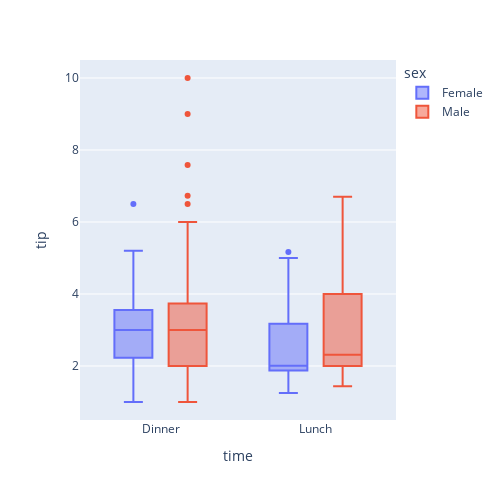

Here is the notebook cell this chart was saved with:
### Markdown cell above
`-` 예시1: y=`'tip'`, x=`'time'`, color=`'sex'`

### Code cell
df.plot.box(backend='plotly',x='time',y='tip',color='sex',width=500,height=500)

### Figure 1 — Plotly figure (JSON) as saved in the notebook; plotly's stock layout.template omitted (floating-point values rounded to 4 significant figures; data arrays with more than 128 entries replaced by an {"elided": "..."} marker saying what was removed)
{"data": [{"alignmentgroup": "True", "hovertemplate": "sex=Female<br>time=%{x}<br>tip=%{y}<extra></extra>", "legendgroup": "Female", "marker": {"color": "#636efa"}, "name": "Female", "notched": false, "offsetgroup": "Female", "orientation": "v", "showlegend": true, "type": "box", "x": ["Dinner", "Dinner", "Dinner", "Dinner", "Dinner", "Dinner", "Dinner", "Dinner", "Dinner", "Dinner", "Dinner", "Dinner", "Dinner", "Dinner", "Dinner", "Dinner", "Dinner", "Dinner", "Dinner", "Dinner", "Dinner", "Lunch", "Lunch", "Dinner", "Dinner", "Dinner", "Dinner", "Dinner", "Dinner", "Dinner", "Dinner", "Dinner", "Dinner", "Dinner", "Dinner", "Lunch", "Lunch", "Lunch", "Lunch", "Lunch", "Lunch", "Lunch", "Lunch", "Lunch", "Lunch", "Lunch", "Lunch", "Lunch", "Lunch", "Lunch", "Lunch", "Lunch", "Lunch", "Lunch", "Lunch", "Lunch", "Lunch", "Dinner", "Dinner", "Dinner", "Dinner", "Dinner", "Dinner", "Dinner", "Dinner", "Dinner", "Dinner", "Lunch", "Lunch", "Lunch", "Lunch", "Lunch", "Lunch", "Lunch", "Dinner", "Dinner", "Dinner", "Dinner", "Dinner", "Lunch", "Lunch", "Lunch", "Lunch", "Dinner", "Dinner", "Dinner", "Dinner"], "x0": " ", "xaxis": "x", "y": [1.01, 3.61, 5, 3.02, 1.67, 3.5, 2.75, 2.23, 3, 3, 2.45, 3.07, 2.6, 5.2, 1.5, 2.47, 1, 3, 3.14, 5, 2.2, 1.83, 5.17, 1, 4.3, 3.25, 2.5, 3, 2.5, 3.48, 4.08, 4, 1, 4, 3.5, 1.5, 1.8, 2.92, 1.68, 2.52, 4.2, 2, 2, 2.83, 1.5, 2, 3.25, 1.25, 2, 2, 2.75, 3.5, 5, 2.3, 1.5, 1.36, 1.63, 5.14, 3.75, 2.61, 2, 3, 1.61, 2, 4, 3.5, 3.5, 4.19, 5, 2, 2.01, 2, 2.5, 3.23, 2.23, 2.5, 6.5, 1.1, 3.09, 3.48, 3, 2.5, 2, 2.88, 4.67, 2, 3], "y0": " ", "yaxis": "y"}, {"alignmentgroup": "True", "hovertemplate": "sex=Male<br>time=%{x}<br>tip=%{y}<extra></extra>", "legendgroup": "Male", "marker": {"color": "#EF553B"}, "name": "Male", "notched": false, "offsetgroup": "Male", "orientation": "v", "showlegend": true, "type": "box", "x": {"elided": "157 str values"}, "x0": " ", "xaxis": "x", "y": {"elided": "157 float values"}, "y0": " ", "yaxis": "y"}], "layout": {"boxmode": "group", "height": 500, "legend": {"title": {"text": "sex"}, "tracegroupgap": 0}, "margin": {"t": 60}, "width": 500, "xaxis": {"anchor": "y", "autorange": true, "domain": [0, 1], "range": [-0.5195, 1.52], "title": {"text": "time"}, "type": "category"}, "yaxis": {"anchor": "x", "autorange": true, "domain": [0, 1], "range": [0.5, 10.5], "title": {"text": "tip"}, "type": "linear"}}}
